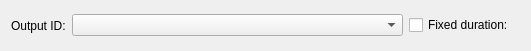
<?xml version="1.0" encoding="UTF-8"?>
<ui version="4.0">
 <class>CameraOutputBusinessActionWidget</class>
 <widget class="QWidget" name="CameraOutputBusinessActionWidget">
  <property name="geometry">
   <rect>
    <x>0</x>
    <y>0</y>
    <width>531</width>
    <height>51</height>
   </rect>
  </property>
  <property name="windowTitle">
   <string/>
  </property>
  <layout class="QHBoxLayout" name="horizontalLayout" stretch="0,1,0">
   <item>
    <widget class="QLabel" name="label">
     <property name="text">
      <string>Output ID:</string>
     </property>
     <property name="buddy">
      <cstring>relayComboBox</cstring>
     </property>
    </widget>
   </item>
   <item>
    <widget class="QComboBox" name="relayComboBox"/>
   </item>
   <item>
    <widget class="QWidget" name="fixedDurationWidget" native="true">
     <layout class="QHBoxLayout" name="horizontalLayout_2">
      <property name="leftMargin">
       <number>0</number>
      </property>
      <property name="topMargin">
       <number>0</number>
      </property>
      <property name="rightMargin">
       <number>0</number>
      </property>
      <property name="bottomMargin">
       <number>0</number>
      </property>
      <item>
       <widget class="QCheckBox" name="fixedDurationCheckBox">
        <property name="text">
         <string>Fixed duration:</string>
        </property>
       </widget>
      </item>
      <item>
       <widget class="nx::vms::client::desktop::TimeDurationWidget" name="timeDuration">
        <property name="enabled">
         <bool>false</bool>
        </property>
       </widget>
      </item>
     </layout>
    </widget>
   </item>
  </layout>
 </widget>
 <tabstops>
  <tabstop>relayComboBox</tabstop>
 </tabstops>
 <customwidgets>
  <customwidget>
   <class>nx::vms::client::desktop::TimeDurationWidget</class>
   <extends>QWidget</extends>
   <header location="global">ui/widgets/business/time_duration_widget.h</header>
   <container>1</container>
  </customwidget>
 </customwidgets>
 <resources/>
 <connections/>
</ui>
